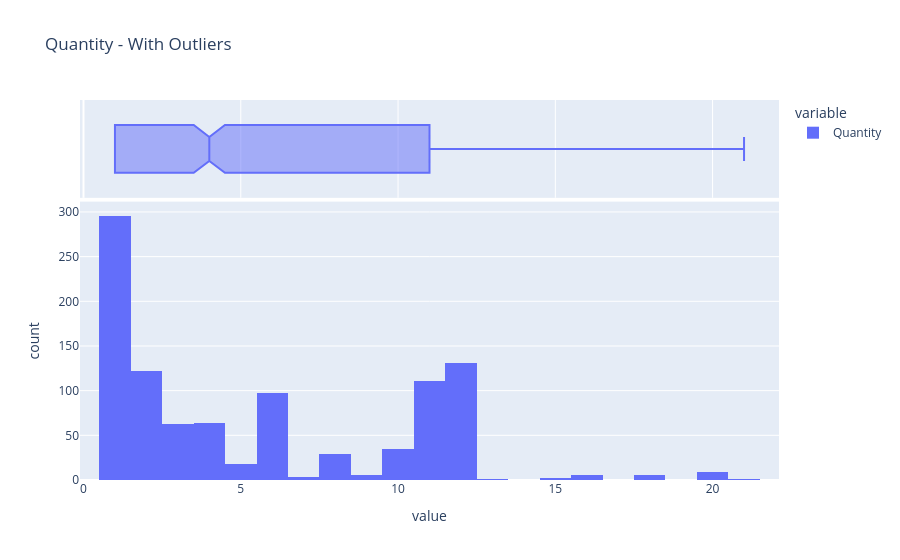

The cell this chart's notebook holds for it:
### Code cell
profile_serie(df_retail_limpio['Quantity'])

### Figure 1 — Plotly figure (JSON) as saved in the notebook; plotly's stock layout.template omitted (floating-point values rounded to 4 significant figures; data arrays with more than 128 entries replaced by an {"elided": "..."} marker saying what was removed)
{"data": [{"bingroup": "x", "hovertemplate": "variable=Quantity<br>value=%{x}<br>count=%{y}<extra></extra>", "legendgroup": "Quantity", "marker": {"color": "#636efa", "pattern": {"shape": ""}}, "name": "Quantity", "orientation": "v", "showlegend": true, "type": "histogram", "x": {"elided": "1000 int values"}, "xaxis": "x", "yaxis": "y"}, {"hovertemplate": "variable=Quantity<br>value=%{x}<extra></extra>", "legendgroup": "Quantity", "marker": {"color": "#636efa"}, "name": "Quantity", "notched": true, "showlegend": false, "type": "box", "x": {"elided": "1000 int values"}, "xaxis": "x2", "yaxis": "y2"}], "layout": {"barmode": "relative", "legend": {"title": {"text": "variable"}, "tracegroupgap": 0}, "title": {"text": "Quantity - With Outliers"}, "xaxis": {"anchor": "y", "domain": [0, 1], "title": {"text": "value"}}, "xaxis2": {"anchor": "y2", "domain": [0, 1], "matches": "x", "showgrid": true, "showticklabels": false}, "yaxis": {"anchor": "x", "domain": [0, 0.7326], "title": {"text": "count"}}, "yaxis2": {"anchor": "x2", "domain": [0.7426, 1], "matches": "y2", "showgrid": false, "showline": false, "showticklabels": false, "ticks": ""}}}
